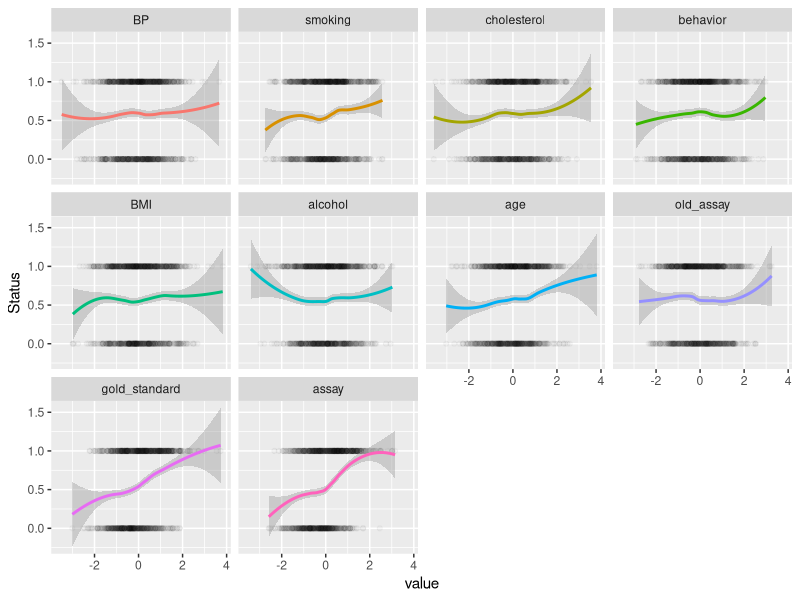

Reproduce this figure in R.
## ---- chunk 1
library(reshape2)
library(ggplot2)

train.data = read.csv("train_data.csv", header = TRUE)
test.data = read.csv("test_data.csv", header = TRUE)
melted = melt(train.data, id.vars = "Status")
melted = melted[melted$variable != "Id",]
ggplot(data = melted, aes(y=Status, x=value)) +
  geom_point(alpha=0.03) +
  stat_smooth(aes(color = variable), method = "loess", show.legend = FALSE) + 
  facet_wrap(variable ~ . )
## ---- chunk 2
library(gam)
fit.gam = gam(Status~BP+s(smoking,7)+behavior+age+gold_standard+s(assay,7)+s(alcohol,3), 
              family="binomial", data=train.data)
pred.train = predict(fit.gam, train.data, type="response") > 0.5
print(sprintf("Training error: %s", mean(pred.train != train.data$Status)))
pred.test = predict(fit.gam, test.data, type="response") > 0.5
predictions.gam = data.frame(test.data$Id, as.logical(pred.test))
names(predictions.gam) = c("Id", "Category")
write.csv(predictions.gam, "predictions_gam.csv", row.names = FALSE, quote = FALSE)
## ---- chunk 3
library(e1071)
fit.radsvm = svm(as.factor(Status)~., data=train.data, kernel="radial", cost=0.7)
pred.train = predict(fit.radsvm, train.data)
print(sprintf("Training error: %s", mean(pred.train != train.data$Status)))
pred.test = predict(fit.radsvm, test.data)
predictions.rad = data.frame(test.data$Id, pred.test == 1)
names(predictions.rad) = c("Id", "Category")
write.csv(predictions.rad, "predictions_rad.csv", row.names = FALSE, quote = FALSE)
## ---- chunk 4
library(e1071)
fit.polysvm = svm(as.factor(Status)~., data=train.data, kernel="polynomial", cost=0.1, 
                  degree=1)
pred.train = predict(fit.polysvm, train.data)
print(sprintf("Training error: %s", mean(pred.train != train.data$Status)))
pred.test = predict(fit.polysvm, test.data)
predictions.poly = data.frame(test.data$Id, pred.test == 1)
names(predictions.poly) = c("Id", "Category")
write.csv(predictions.poly, "predictions_poly.csv", row.names = FALSE, quote = FALSE)
